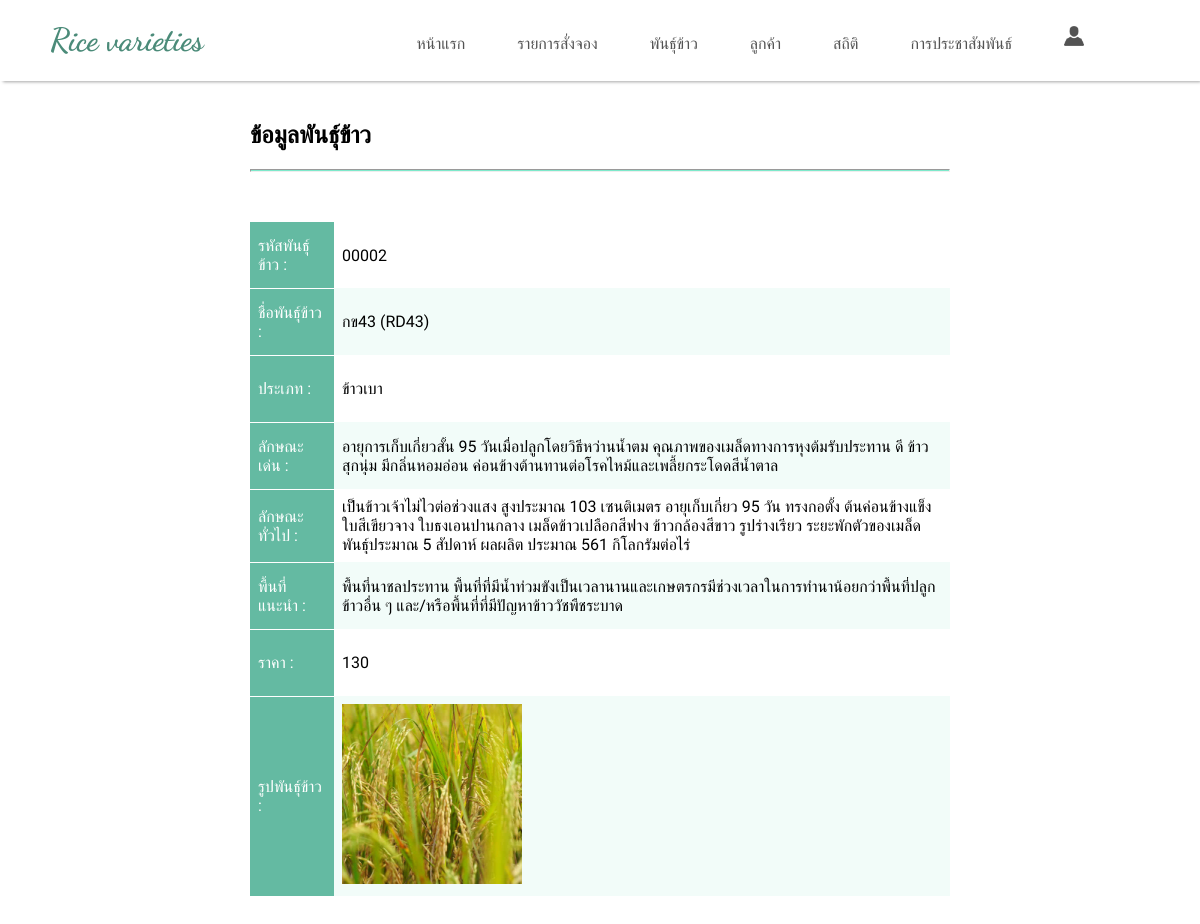
Page /admin/rice/viewri.php?id=00002 on the committed database.
### tables this page shows
CREATE TABLE IF NOT EXISTS `rice` (
  `id` int(5) unsigned zerofill NOT NULL AUTO_INCREMENT,
  `ricename` varchar(100) NOT NULL,
  `categoryid` int(5) unsigned zerofill NOT NULL,
  `remarkable` text NOT NULL,
  `general` text NOT NULL,
  `area` text NOT NULL,
  `price` int(50) NOT NULL,
  `img` varchar(300) NOT NULL,
  PRIMARY KEY (`id`)
);

CREATE TABLE IF NOT EXISTS `category` (
  `categoryid` int(5) unsigned zerofill NOT NULL AUTO_INCREMENT,
  `categoryname` varchar(100) NOT NULL,
  PRIMARY KEY (`categoryid`)
);

### admin/rice/viewri.php (the view, shortened to what this page needs)
<!DOCTYPE html>
<html>
<head>
</head>
<?php
	$strSQL = "SELECT id, ricename, categoryname, remarkable, general, area, price, img
	           FROM rice
			   INNER JOIN category
			   ON rice.categoryid=category.categoryid
			   WHERE id ='".$_GET["id"]."'";
	$objQuery = mysql_query($strSQL);
	$objResult = mysql_fetch_array($objQuery);
	if(!$objResult)
	{
		echo"ไม่สามารถเลือกค่า ID นี้ได้=".$_GET["id"];
	}
	else
	{
		?>
<body class="body">
<?php include'../header.php'; ?>
<form id="form" name="form" method="post" action="editri_save.php?id=<?php echo $_GET["id"];?>">
<div class="div1">
<h2>ข้อมูลพันธุ์ข้าว</h2>
<hr class="line">
<table>
   <tr>
    <td width="20%" height="50" class="td1">รหัสพันธุ์ข้าว :</td>
    <td width="70%"><div class="div2"><?php echo $objResult["id"];?></div></td>
  </tr>
  <tr>
    <td height="50" class="td1">ชื่อพันธุ์ข้าว :</td>
    <td><div class="div2"><?php echo $objResult["ricename"];?></div></td>
  </tr>
  <tr>
    <td height="50" class="td1">ประเภท :</td>
    <td><div class="div2"><?php echo $objResult["categoryname"];?></div></td>
  </tr>
  <tr>
    <td height="50" class="td1">ลักษณะเด่น :</td>
    <td><div class="div2"><?php echo $objResult["remarkable"];?></div></td>
  </tr>
  <tr>
    <td height="50" class="td1">ลักษณะทั่วไป :</td>
    <td><div class="div2"><?php echo $objResult["general"];?></div></td>
</tr>
<tr>
    <td height="50" class="td1">พื้นที่แนะนำ :</td>
    <td><div class="div2"><?php echo $objResult["area"];?></div></td>
</tr>
<tr>
    <td height="50" class="td1">ราคา :</td>
    <td><div class="div2"><?php echo $objResult["price"];?></div></td>
</tr>
<tr>
    <td height="50" class="td1">รูปพันธุ์ข้าว :</td>
    <td><img src="myfile/<?=$objResult["img"];?>" width="180" height="180"></td>
</tr>
</table>
</div>
<?php
	}
?>
</form>
</body>
</html>

### admin/rice/viewri.php (style rules this page uses)
.body { margin: 0; }
.div1 { margin-top: 40px; margin-left: 250px; margin-right: 250px; margin-bottom: 100px; font-family: 'Athiti', sans-serif; }
.div2 { width: 600px; overflow:hidden; }
table { border-collapse: collapse; width: 100%; margin-top: 50px; }
th, td { text-align: left; padding: 8px; }
tr:nth-child(even) { background-color: #f2fcf9; }
tr { word-wrap:break-word; }
.td1 { background-color: #64baa2; color: white; border-bottom: 1px solid #FFF; }
.line { margin-bottom: 40px; color: #7ee9cb; background-color: #7ee9cb; height: 1px; }

### rows in the picture
rice: id "00002", ricename "กข43 (RD43)", categoryid.categoryname "ข้าวเบา", remarkable "อายุการเก็บเกี่ยวสั้น 95 วันเมื่อปลูกโดยวิธีหว่านน้ำตม คุณภาพของเมล็ดทางการหุงต้มรับประทาน ดี ข้าวสุกนุ่ม มีกลิ่นหอมอ่อน ค่อนข้างต้านทานต่อโรคไหม้และเพลี้ยกระโดดสีน้ำตาล", general "เป็นข้าวเจ้าไม่ไวต่อช่วงแสง สูงประมาณ 103 เซนติเมตร อายุเก็บเกี่ยว 95 วัน ทรงกอตั้ง ต้นค่อนข้างแข็ง ใบสีเขียวจาง ใบธงเอนปานกลาง เมล็ดข้าวเปลือกสีฟาง ข้าวกล้องสีขาว รูปร่างเรียว ระยะพักตัวของเมล็ดพันธุ์ประมาณ 5 สัปดาห์ ผลผลิต ประมาณ 561 กิโลกรัมต่อไร่", area "พื้นที่นาชลประทาน พื้นที่ที่มีน้ำท่วมขังเป็นเวลานานและเกษตรกรมีช่วงเวลาในการทำนาน้อยกว่าพื้นที่ปลูกข้าวอื่น ๆ และ/หรือพื้นที่ที่มีปัญหาข้าววัชพืชระบาด", price "130", img (picture)
